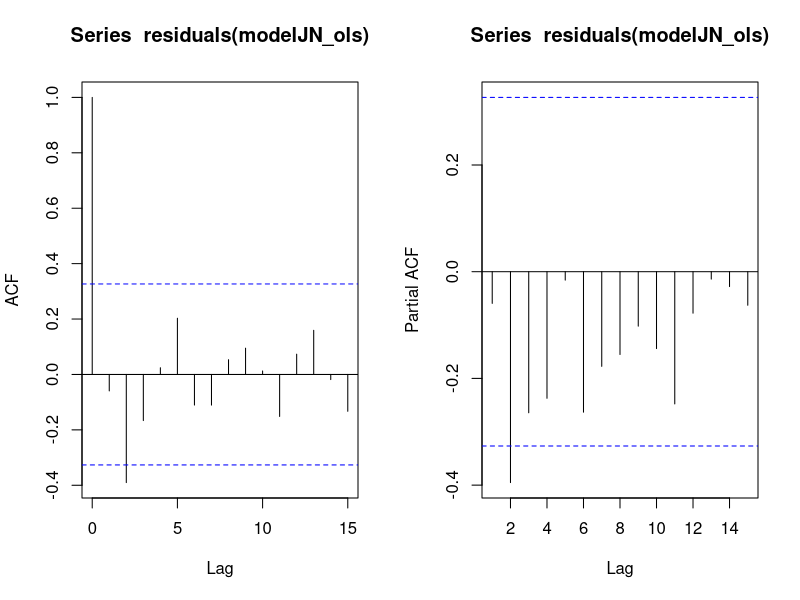
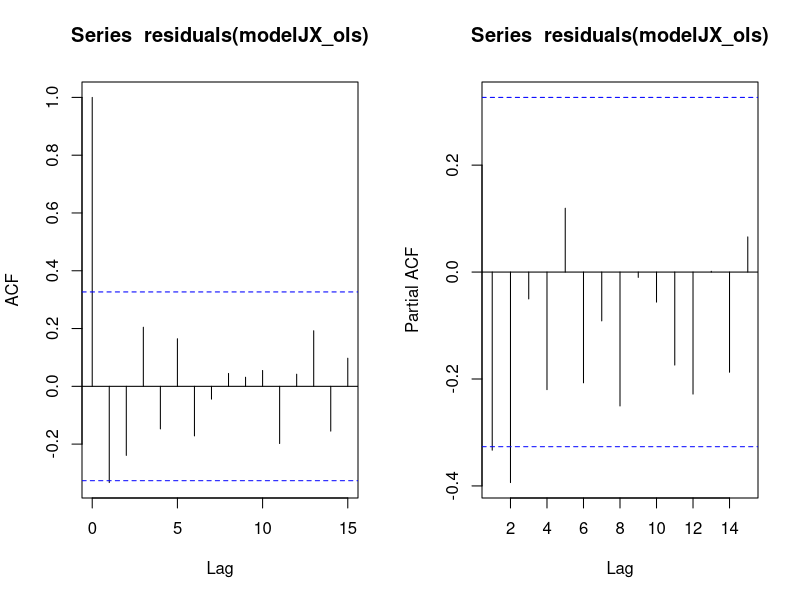
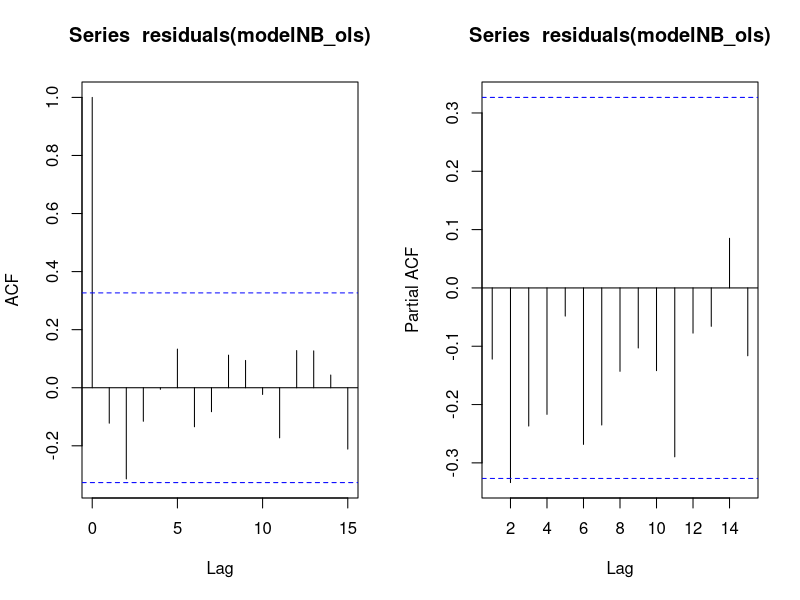
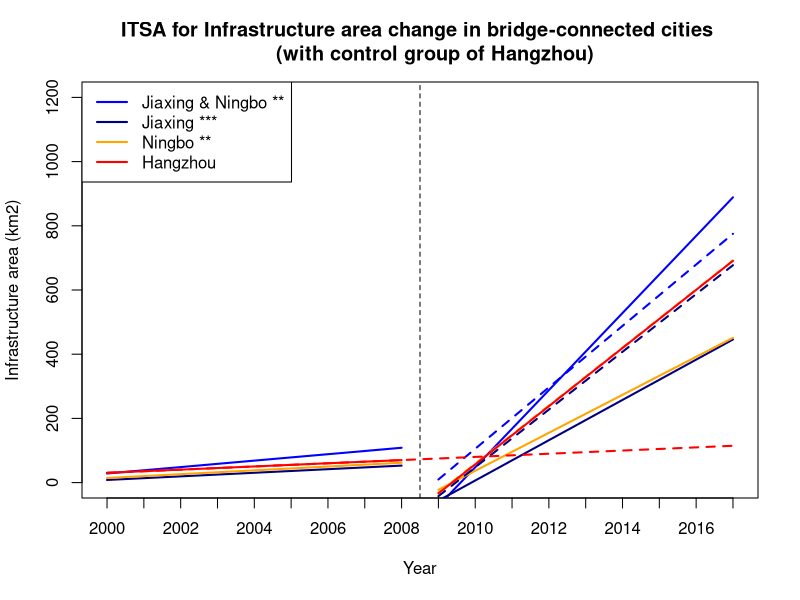

Here is the R script that generated these plots, in order:
#########################################################################
# Interrupted Time-series Analysis on Other land of Impervious Land in Bridge-connected Cities
# Yuting Zou
# March 2020
#########################################################################

########################## Part1: Set the script environment and workspace ##############################
# Load library what is needed later
install.packages("car")
library(car)
library(nlme)

#Set the workspace for the data file
setwd('D:/college/Paper/CorrelationAnalysis/Data/InterruptedTime-seriesAnalysis/ITSA_LULC')

#################################### Part2: Load data from the file #####################################
# Load data from data file
dataJNHZ <- read.csv('InfraJNHZ.csv',header = T)
dataJXHZ <- read.csv('InfraJXHZ.csv',header = T)
dataNBHZ <- read.csv('InfraNBHZ.csv',header = T)

############################################# Part3: Initial Plot #######################################
# Plot the time series for the Impervious Surface area in Jiaxing
# plot(dataJNHZ$time[1:18],dataJNHZ$AG[1:18],
#      ylab = "Agricultural land for Jiaxing and Ningbo",
#      ylim = c(2000,9000),
#      xlab = 'Year',
#      type = 'l',
#      col = 'blue',
#      xaxt = 'n',
#      main = 'Area change of Agricultural land in Jiaxing & Ningbo and Hangzhou 
#      from 2000-2017')

# # Add in control group Impervious surface area in Hangzhou
# points(dataJNHZ$time[19:36],dataJNHZ$AG[19:36],
#        type = 'l',
#        col = 'red')
# 
# # Add in legend
# legend("bottomright",legend = c('Jiaxing & Ningbo','Hangzhou'),
#        col = c('blue', 'red'), pch = 20)
# 
# # Add x-axies year labels
# axis(1, at = 1:18, labels = dataJNHZ$year[1:18])
# 
# # Add individual point for the figure
# points(dataJNHZ$time[1:18],dataJNHZ$AG[1:18],
#        col = 'blue',
#        pch = 20)
# 
# points(dataJNHZ$time[19:36], dataJNHZ$AG[19:36],
#        col = 'red',
#        pch = 20)
# 
# # Lable the time when the bridge is open to traffic
# abline(v = 9.5,lty = 2)
# 
# # Add in legend
# legend("bottomright",legend = c('Jiaxing & Ningbo','Hangzhou'),
#        col = c('blue', 'red'), pch = 20)

#################################### Part 4: Preliminary Analysis (check autocorrelation) ######################################
#############################Jiaxing and Ningbo
# Standard OLS regression model
modelJN_ols <- lm(OT ~ time + NBJX + NBJXtime + level + trend + NBJXlevel + NBJXtrend, data = dataJNHZ)
# ACF plots
par(mfrow = c(1,2),ask = F)
acf(residuals(modelJN_ols))
acf(residuals(modelJN_ols),type = 'partial')

#############################Jiaxing
# Standard OLS regression model for Jiaxing 
modelJX_ols <- lm(OT ~ time + Jiaxing + Jiaxingtime + level + trend + Jiaxinglevel + Jiaxingtrend, data = dataJXHZ)
# ACF plots
par(mfrow = c(1,2),ask = F)
acf(residuals(modelJX_ols))
acf(residuals(modelJX_ols),type = 'partial')

#############################Ningbo
modelNB_ols <- lm(OT ~ time + Ningbo + Ningbotime + level + trend + Ningbolevel + Ningbotrend, data = dataNBHZ)
# ACF plots
par(mfrow = c(1,2),ask = F)
acf(residuals(modelNB_ols))
acf(residuals(modelNB_ols),type = 'partial')
######################################### Part 5: Modeling #############################################
#############################Jiaxing and Ningbo
JNmodel_q2 = gls(OT ~ time + NBJX + NBJXtime + level + trend + NBJXlevel + NBJXtrend,  
                 data = dataJNHZ, correlation=corARMA(q=2,form=~time|NBJX), method = 'ML')
summary(JNmodel_q2)
confint(JNmodel_q2)

#############################Jiaxing 
JXmodel_p2 = gls(OT ~ time + Jiaxing + Jiaxingtime + level + trend + Jiaxinglevel + Jiaxingtrend, 
                 data = dataJXHZ, correlation=corARMA(p=2,form=~time|Jiaxing), method = 'ML')
summary(JXmodel_p2)
confint(JXmodel_p2)
#############################Ningbo
# Fit the GLS regression model
NBmodel_p2 = gls(OT ~ time + Ningbo + Ningbotime + level + trend + Ningbolevel + Ningbotrend, 
                 data = dataNBHZ, correlation=corARMA(p=2,form=~time|Ningbo),method = 'ML')
summary(NBmodel_p2)
confint(NBmodel_p2)

####################################### Part 6: Diagnostic tests #########################################
# Likelihood-ratio tests to check whether the parameters of the AR process for the errors are necessary and sufficient
#model_p10q1 <- update(model_q1p1,correlation=corARMA(q=5,p=4,form=~time|NBJX))
#anova(model_q1p1,model_p10q1)
#AIC(model_q1p1)
#AIC(model_p10q1)

####################################### Part 7: Plot results ############################################
# First plot the raw data points for the Ningbo
par(mfrow=c(1,1))
plot(dataJNHZ$time[1:18],dataJNHZ$OT[1:18],
     ylim=c(0,1200),
     ylab="Infrastructure area (km2)",
     xlab="Year",
     pch=20,
     col="white",
     xaxt="n",
     main = "ITSA for Infrastructure area change in bridge-connected cities 
     (with control group of Hangzhou)")

# Add x-axis year labels
axis(1, at=1:18, labels=dataJNHZ$year[1:18])
# Label the policy change
abline(v=9.5,lty=2)

# # Add in the points for control and other intervention groups
# points(dataJNHZ$time[19:36],dataJNHZ$OT[19:36],
#        col="pink",
#        pch=20)
# points(dataJXHZ$time[1:18],dataJXHZ$OT[1:18],
#        col="navy",
#        pch=20)
# points(dataNBHZ$time[1:18],dataNBHZ$OT[1:18],
#        col="orange",
#        pch=20)

# Plot the first line segment for the intervention groups
lines(dataJNHZ$time[1:9], fitted(JNmodel_q2)[1:9], col="blue",lwd=2)
lines(dataJXHZ$time[1:9], fitted(JXmodel_p2)[1:9], col="navy",lwd=2)
lines(dataNBHZ$time[1:9], fitted(NBmodel_p2)[1:9], col="orange",lwd=2)

# Add the second line segment for the intervention groupS
lines(dataJNHZ$time[10:18], fitted(JNmodel_q2)[10:18], col="blue",lwd=2)
lines(dataJXHZ$time[10:18], fitted(JXmodel_p2)[10:18], col="navy",lwd=2)
lines(dataNBHZ$time[10:18], fitted(NBmodel_p2)[10:18], col="orange",lwd=2)

# Add the counterfactual for the intervention groups
segments(10, JNmodel_q2$coef[1] + JNmodel_q2$coef[2]*10 + JNmodel_q2$coef[3]+JNmodel_q2$coef[4]*10 + 
           JNmodel_q2$coef[5] + JNmodel_q2$coef[6],
         18, JNmodel_q2$coef[1] + JNmodel_q2$coef[2]*18 + JNmodel_q2$coef[3]+JNmodel_q2$coef[4]*18 + 
           JNmodel_q2$coef[5] + JNmodel_q2$coef[6]*9,
         lty=2,col='blue',lwd=2)
segments(10, JXmodel_p2$coef[1] + JXmodel_p2$coef[2]*10 + JXmodel_p2$coef[3]+JXmodel_p2$coef[4]*10 + 
           JXmodel_p2$coef[5] + JXmodel_p2$coef[6],
         18, JXmodel_p2$coef[1] + JXmodel_p2$coef[2]*18 + JXmodel_p2$coef[3]+JXmodel_p2$coef[4]*18 + 
           JXmodel_p2$coef[5] + JXmodel_p2$coef[6]*9,
         lty=2,col='navy',lwd=2)
segments(10, NBmodel_p2$coef[1] + NBmodel_p2$coef[2]*10 + NBmodel_p2$coef[3]+NBmodel_p2$coef[4]*10 + 
           NBmodel_p2$coef[5] + NBmodel_p2$coef[6],
         18, NBmodel_p2$coef[1] + NBmodel_p2$coef[2]*18 + NBmodel_p2$coef[3]+NBmodel_p2$coef[4]*18 + 
           NBmodel_p2$coef[5] + NBmodel_p2$coef[6]*9,
         lty=2,col='orange',lwd=2)

# Plot the first line segment for the control group
lines(dataJNHZ$time[19:27], fitted(JNmodel_q2)[19:27], col="red",lwd=2)

# Add the second line segment for the control
lines(dataJNHZ$time[28:36], fitted(JNmodel_q2)[28:36], col="red",lwd=2)

# Add the counterfactual for the control group
segments(1, JNmodel_q2$coef[1]+JNmodel_q2$coef[2],
         18,JNmodel_q2$coef[1]+JNmodel_q2$coef[2]*18,
         lty=2,col='red',lwd=2)

# Add in a legend
legend("topleft", legend=c("Jiaxing & Ningbo **","Jiaxing ***","Ningbo **","Hangzhou"), col=c("blue","navy","orange","red"),lwd=2)
